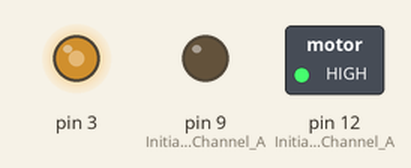
This sketch was run on a simulated Arduino Uno, built with avr-gcc and run on an emulated ATmega328P. On the bench: switched loads named in the sketch (green lamp = pin HIGH), output pins drawn as LEDs (lit = HIGH).

Above: at 0.05 s.
At 1.25 s:
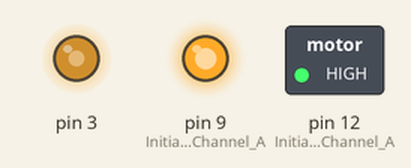
Timing chart, 0 to 3.0 s (numbered marks = the images above):
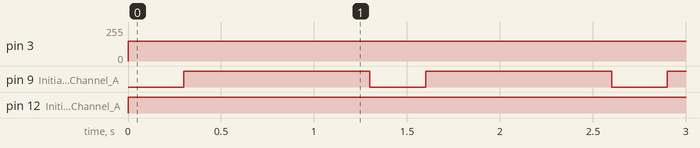

The sketch:

Simple_Motor.ino
```cpp
void setup() {

  //Setup Channel A
  pinMode(12, OUTPUT); //Initiates Motor Channel A pin
  pinMode(9, OUTPUT); //Initiates Brake Channel A pin

}

void loop(){

  //forward @ full speed
  digitalWrite(12, HIGH); //Establishes forward direction of Channel A
  digitalWrite(9, LOW);   //Disengage the Brake for Channel A
  analogWrite(3, 150);   //Spins the motor on Channel A (motor max=255)

  delay(300);

  digitalWrite(9, HIGH); //Eengage the Brake for Channel A


  delay(1000);

}
```

Measured:
- by itself, pin 3: 0/255 → 150/255 at 0.00 s
- by itself, pin 9 (Initiates_Brake_Channel_A): alternates HIGH for 1.0 s and LOW for 0.30 s
- by itself, pin 12 (Initiates_Motor_Channel_A): LOW → HIGH at 0.00 s
